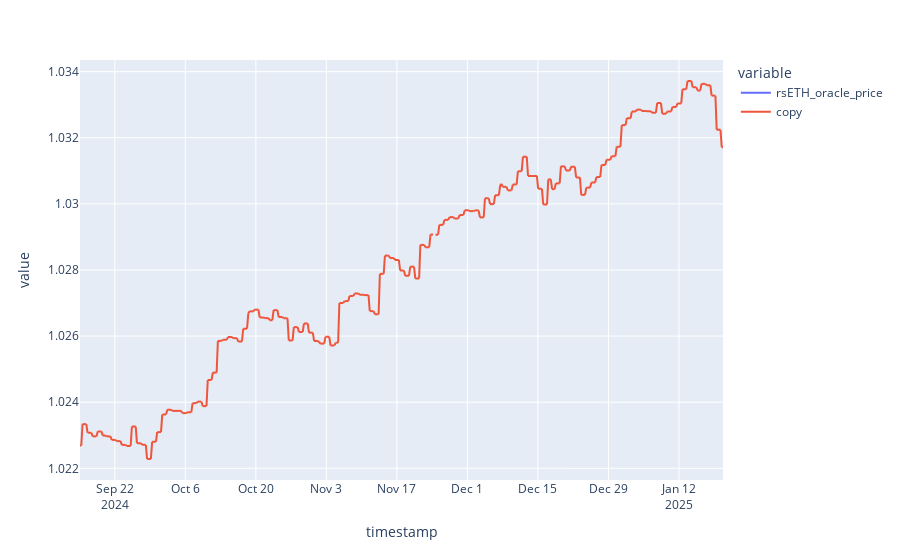

Here is the notebook cell this chart was saved with:
### Code cell
px.line(df)

### Figure 1 — Plotly figure (JSON) as saved in the notebook; plotly's stock layout.template omitted (floating-point values rounded to 4 significant figures; data arrays with more than 128 entries replaced by an {"elided": "..."} marker saying what was removed)
{"data": [{"hovertemplate": "variable=rsETH_oracle_price<br>timestamp=%{x}<br>value=%{y}<extra></extra>", "legendgroup": "rsETH_oracle_price", "line": {"color": "#636efa", "dash": "solid"}, "marker": {"symbol": "circle"}, "mode": "lines", "name": "rsETH_oracle_price", "showlegend": true, "type": "scattergl", "x": {"elided": "509 str values"}, "xaxis": "x", "y": {"elided": "509 float values"}, "yaxis": "y"}, {"hovertemplate": "variable=copy<br>timestamp=%{x}<br>value=%{y}<extra></extra>", "legendgroup": "copy", "line": {"color": "#EF553B", "dash": "solid"}, "marker": {"symbol": "circle"}, "mode": "lines", "name": "copy", "showlegend": true, "type": "scattergl", "x": {"elided": "509 str values"}, "xaxis": "x", "y": {"elided": "509 float values"}, "yaxis": "y"}], "layout": {"legend": {"title": {"text": "variable"}, "tracegroupgap": 0}, "margin": {"t": 60}, "xaxis": {"anchor": "y", "domain": [0, 1], "title": {"text": "timestamp"}}, "yaxis": {"anchor": "x", "domain": [0, 1], "title": {"text": "value"}}}}
